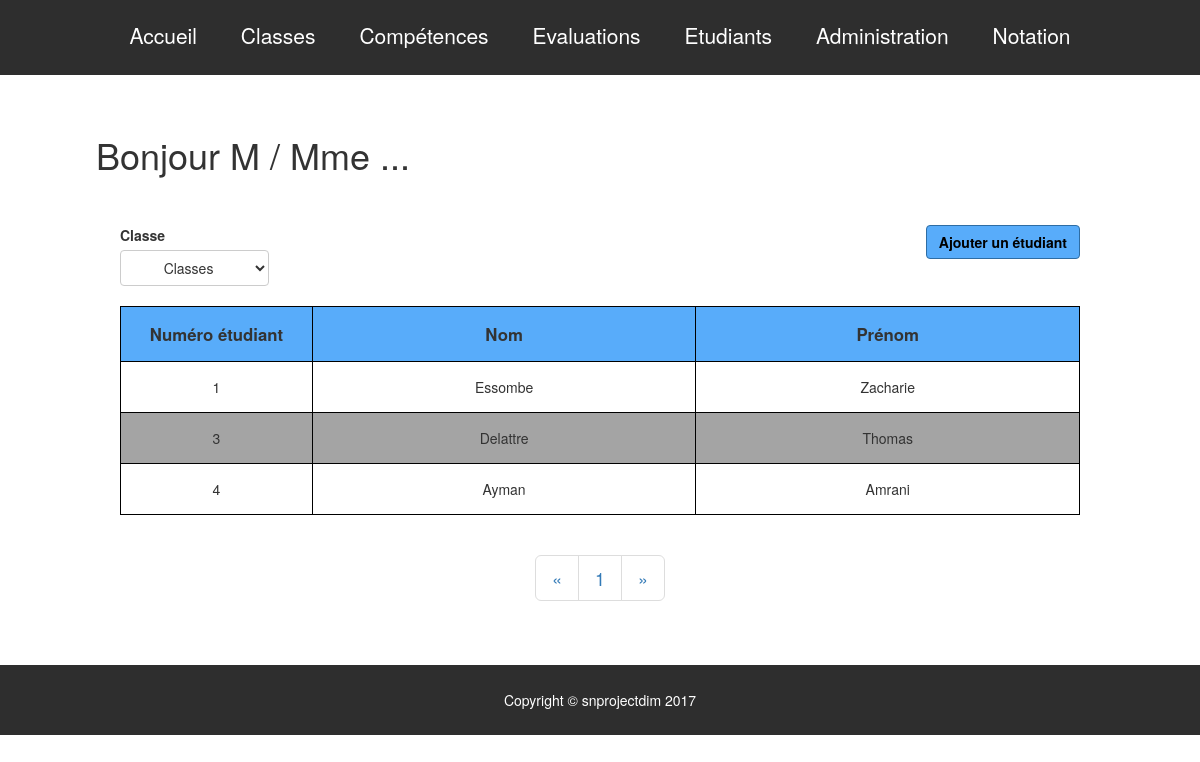
Screenshot of /etudiants.php with the database file from the repository.
### tables this page shows
CREATE TABLE `appartenir` (
  `idC` int(11) NOT NULL,
  `idE` int(11) NOT NULL
);

CREATE TABLE `etudiant` (
  `idE` int(11) NOT NULL,
  `nom` char(60) DEFAULT NULL,
  `prenom` char(60) DEFAULT NULL,
  `login` char(80) DEFAULT NULL,
  `mdp` char(60) DEFAULT NULL
);

### etudiants.php (the view, shortened to what this page needs)
<?php
include ('includes/connexion.inc.php');
include('includes/haut.inc.php');
?>
<div class="row" id="headerPage">
	<h1 class=" titreIndex">Bonjour M / Mme <?php echo "..."?></h1>
	<a id="boutonAjoutClasse"  class="btn btn-primary" href="administration.php">Ajouter un &eacute;tudiant</a>
	<div id="comboEvaluation">
		<form action="etudiants.php" method="get">
            <label>Classe</label>
            <select onchange="this.form.submit()" name="classe" class="btn btn-default fullWidth">
				<option>Classes</option>
                <?php
                $query="SELECT * FROM cours";
                ?>
			</select>
		</form>
	</div>
</div>
<div class="tableauEvaluations row">
	<table>
		<tr>
			<th width="20%">Num&eacute;ro &eacute;tudiant</th>
			<th width="40%">Nom</th>
			<th width="40%">Pr&eacute;nom</th>
		</tr>
		<?php
        if(isset($_GET['classe'])){
		  $query="SELECT * FROM etudiant inner join appartenir on appartenir.idE= etudiant.idE inner join cours on cours.idC=appartenir.idC where cours.idC='".$_GET['classe']."'";
        }
        else{
            $query="SELECT * FROM etudiant inner join appartenir on appartenir.idE= etudiant.idE inner join cours on cours.idC=appartenir.idC";
        }
		$stmt=$pdo->query($query);
		while ($data = $stmt->fetch()) {
			?>
			<tr>
				<td><?= $data['idE'] ?></td>
				<td><?= $data['nom'] ?></td>
				<td><?= $data['prenom'] ?></td>
			</tr>
			<?php
		}
		?>
	</table>
</div>
<div class="divPagination">
	<nav aria-label="Page navigation">
		<ul class="pagination pagination-lg ">
			<li>
				<a href="index.php?page=<?php  ?>" aria-label="Previous">
					<span aria-hidden="true">&laquo;</span>
				</a>
			</li>
			<li><a href="index.php?page=<?php  ?>">  1   </a></li>
				<li>
					<a href="index.php?page=<?php
						 ?>" aria-label="Next">
						<span aria-hidden="true">&raquo;</span>
					</a>
				</li>
			</ul>
		</nav>
	</div>
	<?php
	include('includes/bas.inc.php');
	?>

### css/style.css (style rules this page uses)
body { margin:0; }
tr:nth-child(odd) { background-color: #A4A4A4; }
#comboEvaluation { display: flex; flex-direction: row; margin-left: 10%; }
.fullWidth { width: 100% !important; }
.btn-primary { background-color: #58ACFA; color:#000; font-weight: bold; }
.row { padding:0; margin:0; }
.tableauEvaluations table { margin-bottom: 20px; margin-top: 20px; width:80%; margin-left:10%; border-collapse: collapse; }
.tableauEvaluations td, th { text-align: center; padding:15px; border: 1px solid black; }
.tableauEvaluations th { background-color: #58ACFA; font-size: 1.2em; }
.titreIndex { margin-left:8%; margin-bottom: 50px; }
.divPagination { text-align: center; }
#boutonAjoutClasse { float:right; margin-bottom:20px; margin-right: 10%; }

### rows the page displays
appartenir: idE "1", idE.nom "Essombe", idE.prenom "Zacharie"
appartenir: idE "3", idE.nom "Delattre", idE.prenom "Thomas"
appartenir: idE "4", idE.nom "Ayman", idE.prenom "Amrani"
